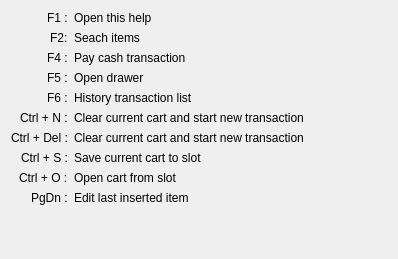
<?xml version="1.0" encoding="UTF-8"?>
<ui version="4.0">
 <class>CashierHelpDialog</class>
 <widget class="QDialog" name="CashierHelpDialog">
  <property name="geometry">
   <rect>
    <x>0</x>
    <y>0</y>
    <width>398</width>
    <height>259</height>
   </rect>
  </property>
  <property name="windowTitle">
   <string>CashierHelp</string>
  </property>
  <layout class="QFormLayout" name="formLayout">
   <property name="labelAlignment">
    <set>Qt::AlignRight|Qt::AlignTrailing|Qt::AlignVCenter</set>
   </property>
   <item row="0" column="0">
    <widget class="QLabel" name="label">
     <property name="text">
      <string>F1 :</string>
     </property>
    </widget>
   </item>
   <item row="0" column="1">
    <widget class="QLabel" name="label_2">
     <property name="text">
      <string>Open this help</string>
     </property>
    </widget>
   </item>
   <item row="1" column="0">
    <widget class="QLabel" name="label_3">
     <property name="text">
      <string>F2:</string>
     </property>
    </widget>
   </item>
   <item row="1" column="1">
    <widget class="QLabel" name="label_4">
     <property name="text">
      <string>Seach items</string>
     </property>
    </widget>
   </item>
   <item row="2" column="0">
    <widget class="QLabel" name="label_5">
     <property name="text">
      <string>F4 :</string>
     </property>
    </widget>
   </item>
   <item row="2" column="1">
    <widget class="QLabel" name="label_6">
     <property name="text">
      <string>Pay cash transaction</string>
     </property>
    </widget>
   </item>
   <item row="3" column="0">
    <widget class="QLabel" name="label_7">
     <property name="text">
      <string>F5 :</string>
     </property>
    </widget>
   </item>
   <item row="3" column="1">
    <widget class="QLabel" name="label_8">
     <property name="text">
      <string>Open drawer</string>
     </property>
    </widget>
   </item>
   <item row="4" column="0">
    <widget class="QLabel" name="label_9">
     <property name="text">
      <string>F6 :</string>
     </property>
    </widget>
   </item>
   <item row="4" column="1">
    <widget class="QLabel" name="label_10">
     <property name="text">
      <string>History transaction list</string>
     </property>
    </widget>
   </item>
   <item row="5" column="0">
    <widget class="QLabel" name="label_11">
     <property name="text">
      <string>Ctrl + N :</string>
     </property>
    </widget>
   </item>
   <item row="5" column="1">
    <widget class="QLabel" name="label_12">
     <property name="text">
      <string>Clear current cart and start new transaction</string>
     </property>
    </widget>
   </item>
   <item row="6" column="0">
    <widget class="QLabel" name="label_13">
     <property name="text">
      <string>Ctrl + Del :</string>
     </property>
    </widget>
   </item>
   <item row="6" column="1">
    <widget class="QLabel" name="label_14">
     <property name="text">
      <string>Clear current cart and start new transaction</string>
     </property>
    </widget>
   </item>
   <item row="7" column="0">
    <widget class="QLabel" name="label_15">
     <property name="text">
      <string>Ctrl + S :</string>
     </property>
    </widget>
   </item>
   <item row="7" column="1">
    <widget class="QLabel" name="label_16">
     <property name="text">
      <string>Save current cart to slot</string>
     </property>
    </widget>
   </item>
   <item row="8" column="0">
    <widget class="QLabel" name="label_17">
     <property name="text">
      <string>Ctrl + O :</string>
     </property>
    </widget>
   </item>
   <item row="8" column="1">
    <widget class="QLabel" name="label_18">
     <property name="text">
      <string>Open cart from slot</string>
     </property>
    </widget>
   </item>
   <item row="9" column="0">
    <widget class="QLabel" name="label_19">
     <property name="text">
      <string>PgDn :</string>
     </property>
    </widget>
   </item>
   <item row="9" column="1">
    <widget class="QLabel" name="label_20">
     <property name="text">
      <string>Edit last inserted item</string>
     </property>
    </widget>
   </item>
  </layout>
 </widget>
 <resources/>
 <connections/>
</ui>
